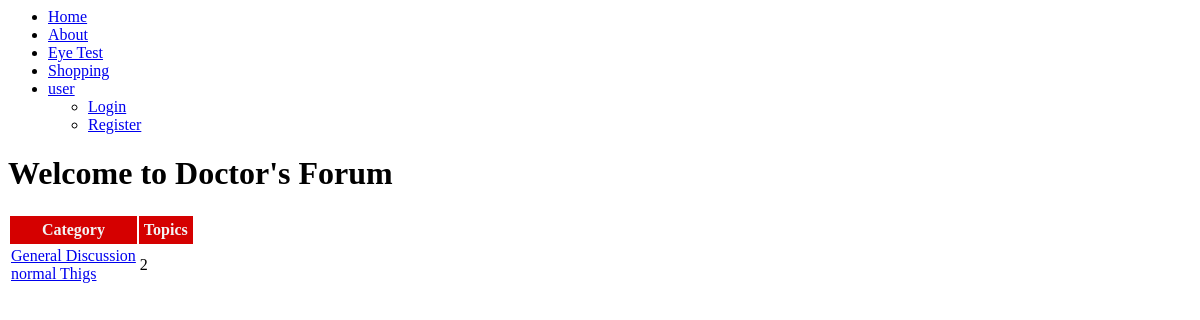
The page / on the database its author committed.
### tables this page shows
CREATE TABLE IF NOT EXISTS `categories` (
`cat_id` int(8) NOT NULL,
  `cat_name` varchar(50) NOT NULL,
  `cat_description` varchar(250) NOT NULL
);

### include/core.php (the view, shortened to what this page needs)
<?php
    function dbConnect(){
        $host = "localhost";
        $username = "root";
        $password = "precious";
        $database = "forum";
        $conn = new mysqli($host, $username, $password, $database);
        if($conn->connect_error){
            die("</br> Connection Failed ".$conn->connect_error);
        }
        else{
            return $conn;
        }
    }
    function fetchList($myList,$listId,$headName){
        $conn = dbConnect();
        if($myList=="category" && $listId=="all"){
            $sql_query = "SELECT * FROM categories";
            $resultSet = $conn->query($sql_query);
            if($resultSet->num_rows > 0){
                while($row = $resultSet->fetch_assoc()){
                    $cat_id = $row['cat_id'];
                    $cat_name = $row['cat_name'];
                    $cat_description = $row['cat_description'];
                    $count = getCount("topics",$cat_id);
                    echo "<tr>
                    <td><a href=\"topicList.php?cat_id=".$cat_id."&cat_name=".$cat_name."\">".$cat_name."</br>
                    <span class=\"desc\">".$cat_description."</span></td>
                    <td>".$count."</td>
                    <td class=\"icons\" >
                    <form method=\"post\" action=\"update.php\">
                            <input type=\"hidden\" name=\"id\" value=\"".$cat_id."\">
                            <input type=\"hidden\" name=\"name\" value=\"".$cat_name."\">
                            <input type=\"hidden\" name=\"description\" value=\"".$cat_description."\">
                            <input type=\"hidden\" name=\"type\" value=\"categories\">
                           <button type=\"submit\" class=\"fa fa-pencil fa-1g icons\" ></button>
                    </form>
                    </td>
                    </tr>";
                }
                return;
            }
        }
    }
    function getCount($content, $parent_id){
        $sql_query = "";
        $count = 1;
        switch($content){
            case "topics":
                $table_name = "topics";
                $sql_query = "select count(*) as total from $table_name where category_id = $parent_id";
            break;
        }
        $conn = dbConnect();
        $resultSet = $conn->query($sql_query);
        if($resultSet->num_rows > 0){
            while($row = $resultSet->fetch_assoc()){
                $count = $row['total'];
            }
            return $count;
        }
    }
?>

### rows shown on the page
categories: cat_name "General Discussion", cat_description "normal Thigs", cat_id "2"
